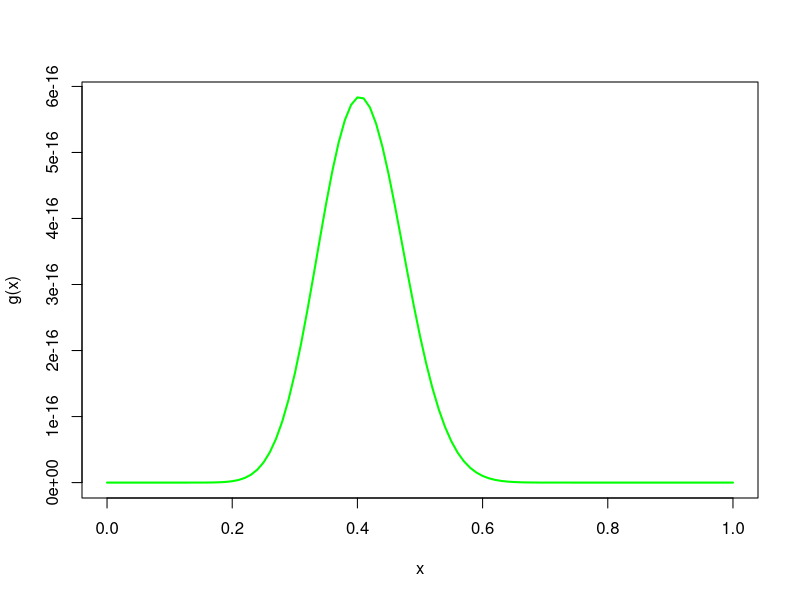
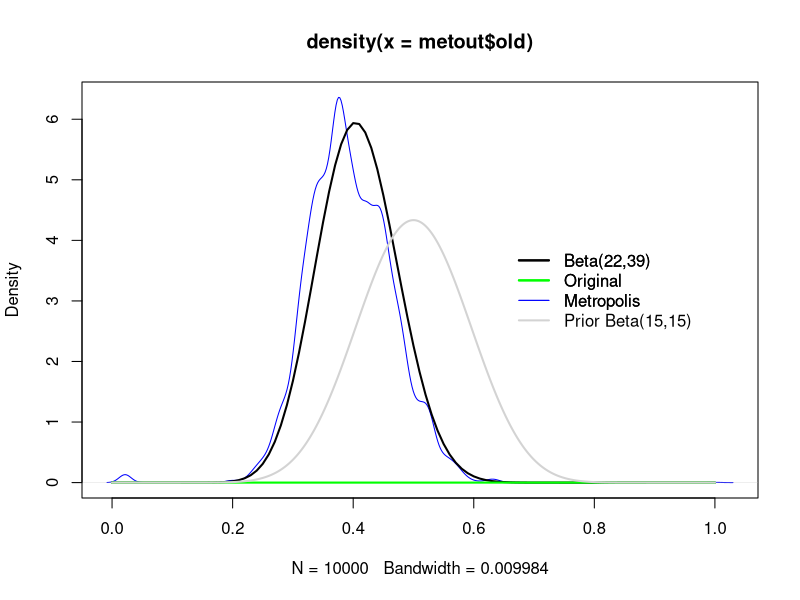

Reproduce these figures in R, in order.
############################################
#    Demonstrate Metropolis                #
#    Algorithm  Using the Beta Dist        #
############################################

alpha<-15
beta<-15
y<-7
n<-24


x<-seq(0,1,length=1000)  #these are the theta values.

g<-function(theta) theta^(alpha-1+y)*(1-theta)^(n-y+beta-1)

#Plot g(x)   where the x values are the possible theta values.
curve(g(x),0,1,lwd=2,col="green")


met<-function(iters){
   old<-NULL
   count<-0
   old[1]<-1
   for(i in 2:iters){
      old[i]<-old[i-1]
      cand<-rbeta(1,old[i-1],old[i-1])  #can use Metropolis-Hastings for asymetric dist
      r<-g(cand)/g(old[i-1])
      if(runif(1,0,1)<r){
          old[i]<-cand
          count<-count+1
      }
   }
return(list(old=old,count=count,accept.rate=count/iters))
}

#Now use Metroplis function to get estimate of f(x) from g(x)
metout<-met(10000)

#####################################
#Plotting the Metropolis Sample
#####################################

#Plot Metropolis estimate of f(x)
plot(density(metout$old),col="blue")

#####################################
#Plotting the True Posterior Density
#####################################

p<-function(theta) dbeta(theta,alpha+y,n-y+beta)

#Plot p(x)  where the x are the possible theta values.
curve(p(x),0,1,add=T,lwd=2)

#####################################
#Plotting the non normalized posterior
#####################################

#Plot g(x)   where the x values are the possible theta values.
curve(g(x),0,1,add=T,lwd=2,col="green") #add g(x) to the same plot

legend(0.65,4,c("Beta(22,39)","Original","Metropolis"),col=c("black","green","blue"),lty=c(1,1,1),lwd=c(2,2,1),bty="n")




#####################################
#Plotting the prior
#####################################

a<-15
b<-15

pr<-function(theta) dbeta(theta,a,b)

lines(x,pr(x),lwd=2, col="light gray")

legend(0.65,4,c("Beta(22,39)","Original","Metropolis","Prior Beta(15,15)"),col=c("black","green","blue","light gray"),lty=c(1,1,1),lwd=c(2,2,1),bty="n")






